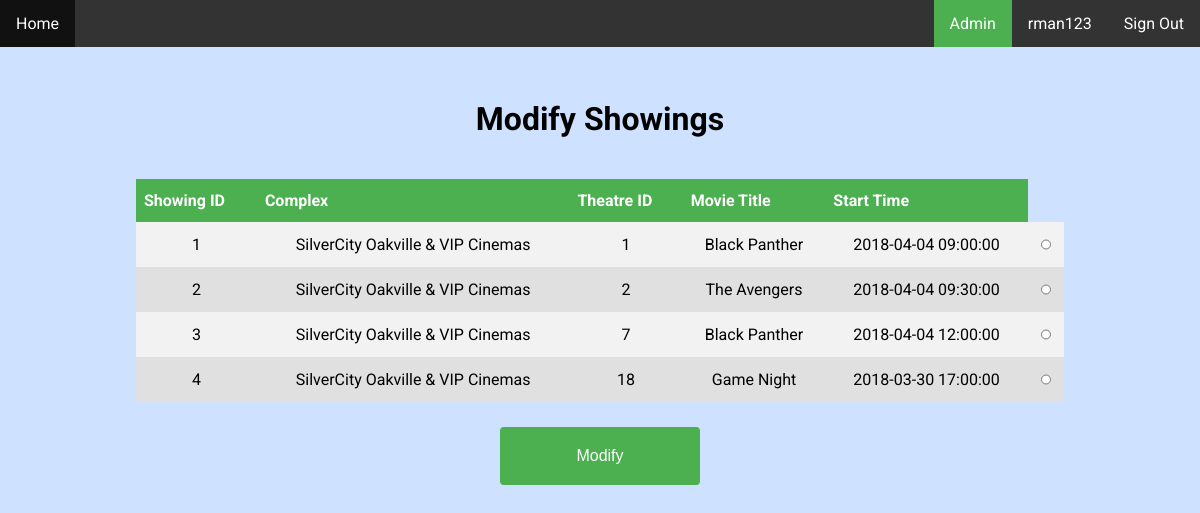
The page /admin/admin-display-showings.php (signed in) on the database its author committed.
### tables this page shows
CREATE TABLE `users` (
  `accountID` int(11) NOT NULL,
  `username` varchar(20) NOT NULL,
  `password` varchar(20) NOT NULL,
  `firstName` varchar(20) NOT NULL,
  `lastName` varchar(20) NOT NULL,
  `streetNum` int(11) DEFAULT NULL,
  `streetName` varchar(50) DEFAULT NULL,
  `city` varchar(50) NOT NULL,
  `province` varchar(50) NOT NULL,
  `postalCode` char(7) NOT NULL,
  `email` varchar(50) NOT NULL,
  `creditNum` varchar(16) DEFAULT NULL,
  `creditExp` varchar(4) DEFAULT NULL,
  `adminFlag` char(1) DEFAULT NULL
);

CREATE TABLE `showing` (
  `showingID` int(11) NOT NULL,
  `theatreID` int(11) NOT NULL,
  `startTime` datetime NOT NULL,
  `avalSeats` int(11) DEFAULT NULL,
  `movieID` int(11) NOT NULL
);

CREATE TABLE `complex` (
  `complexID` int(11) NOT NULL,
  `numTheatres` int(11) DEFAULT NULL,
  `complexName` varchar(50) DEFAULT NULL,
  `streetNum` int(11) DEFAULT NULL,
  `streetName` varchar(50) DEFAULT NULL,
  `city` varchar(50) NOT NULL,
  `province` varchar(50) NOT NULL,
  `postalCode` char(7) NOT NULL
);

CREATE TABLE `movie` (
  `movieID` int(11) NOT NULL,
  `movieTitle` varchar(50) NOT NULL,
  `runningTime` int(11) DEFAULT NULL,
  `rating` varchar(2) DEFAULT NULL,
  `plot` varchar(600) DEFAULT NULL,
  `actors` varchar(50) DEFAULT NULL,
  `director` varchar(50) DEFAULT NULL,
  `productionCompany` varchar(50) DEFAULT NULL,
  `supplierID` int(11) NOT NULL,
  `startDate` date DEFAULT NULL,
  `endDate` date DEFAULT NULL
);

### session.php (called while the page is built, shortened)
<?php
   include('config.php');
   if(!isset($_SESSION['login_user'])){
   }
   else{
		$user_check = $_SESSION['login_user'];
		$ses_sql = mysqli_query($db,"select * from users where username = '$user_check' ");
		$row = mysqli_fetch_array($ses_sql,MYSQLI_ASSOC);
        $login_session = $row['username'];
   }
?>

### admin/admin-display-showings.php (the view, shortened to what this page needs)
<?php
    include('../session.php');
?>
<html>
	<head>
		<link rel='stylesheet' type='text/css' href='../assets/css/main.css' />
	</head>
	<body>
		<div class="navBar">
		<ul>
			<li><a href="../index.php">Home</a></li>
            <?php
				if(!isset($_SESSION['login_user'])){
					header("location: ../index.php");
					}
					else{
					$adminFlagQuery = "SELECT adminFlag FROM users WHERE username = '$login_session'";
					$adminFlagResult = mysqli_query($db,$adminFlagQuery);
					$row = mysqli_fetch_assoc($adminFlagResult);
					echo "<li style='float:right'><a href = '../logout.php'>Sign Out</a></li>";
					echo "<li style='float:right'><a href = '../account.php'>$login_session</a></li>";
					if($row['adminFlag'] == 1){
					echo "<li style='float:right'><a class='active' href = '../admin.php'>Admin</a></li>";
                    }
                    else{
                        header("location: ../index.php");
                    }
                    }
                $showingQuery = "SELECT showing.showingID, complex.complexName, showing.theatreID, movie.movieTitle, showing.startTime
                                 FROM `showing` INNER JOIN movie ON showing.movieID=movie.movieID INNER JOIN theatre ON showing.theatreID=theatre.theatreID
                                 INNER JOIN complex on complex.complexID=theatre.complexID ORDER BY showingID";
                $showingResult = mysqli_query($db,$showingQuery);
			?>
        </ul>
        </div>
			<h1 class="header" align="center" style="margin-top:100px;">Modify Showings</h1>
            <div style="padding:20px;height:1500px;">
            <form method="post" action="admin-modify-showing.php">
		        <table align="center" class="buyTicketsMovieList table">
                    <tr>
                        <th>Showing ID</th>
                        <th>Complex</th>
                        <th>Theatre ID</th>
                        <th>Movie Title</th>
                        <th>Start Time</th>
                    </tr>
                    <?php
                    while($userRow = mysqli_fetch_assoc($showingResult)){
                    echo "
                    <tr>
                        <td>$userRow[showingID]</td>
                        <td>$userRow[complexName]</d>
                        <td>$userRow[theatreID]</td>
                        <td>$userRow[movieTitle]</td>
                        <td>$userRow[startTime]</td>
                        <td><input type='radio' name='showingID' value='$userRow[showingID]' required/>
                    </tr>
                    ";
                    }
                    ?>
                </table>
				<div align="center" style="margin-top:20px;">
                    <button type="submit" name="modifyShowing" class="submitButton"><span>Modify</span></button>
				</div>
            </form>
            </div>
    </body>
</html>

### assets/css/main.css (style rules this page uses)
body { margin: 0; font-family: Roboto, Verdana, Geneva, Tahoma, sans-serif; background-color: #cee1ff; }
ul { list-style-type: none; margin: 0; padding: 0; overflow: hidden; background-color: #333; position: fixed; top: 0; width: 100%; }
li { float: left; }
li a { display: block; color: white; text-align: center; padding: 14px 16px; text-decoration: none; }
.active { background-color: #4CAF50; }
.buyTicketsMovieList { text-align: center; }
.header { color: #000; text-align: center; margin-top: 50px; }
.submitButton { display: inline-block; border-radius: 4px; background-color: #4CAF50; border: none; color: #FFFFFF; text-align: center; font-size: 16px; padding: 20px; width: 200px; transition: all 0.5s; cursor: pointer; margin: 5px; }
.submitButton span { cursor: pointer; display: inline-block; position: relative; transition: 0.5s; }
.submitButton span:after { content: '\00bb'; position: absolute; opacity: 0; top: 0; right: -20px; transition: 0.5s; }
.table { border-collapse: collapse; width: 80%; }
.table td, .table th { border: 1px ; padding: 8px; }
.table th { text-align: center; }
.table tr:nth-child(even) { background-color: #f2f2f2; }
.table tr:nth-child(odd) { background-color: #e0e0e0; }
.table th { padding-top: 12px; padding-bottom: 12px; text-align: left; background-color: #4CAF50; color: white; }
input, select { width: 50%; padding: 8px 15px; margin: 8px 0; display: inline-block; border: 1px solid #ccc; border-radius: 4px; }

### rows shown on the page
users: username "rman123"
showing: showingID "1", complex.complexName "SilverCity Oakville & VIP Cinemas", theatreID "1", movieID.movieTitle "Black Panther", startTime "2018-04-04 09:00:00"
showing: showingID "2", complex.complexName "SilverCity Oakville & VIP Cinemas", theatreID "2", movieID.movieTitle "The Avengers", startTime "2018-04-04 09:30:00"
showing: showingID "3", complex.complexName "SilverCity Oakville & VIP Cinemas", theatreID "7", movieID.movieTitle "Black Panther", startTime "2018-04-04 12:00:00"
showing: showingID "4", complex.complexName "SilverCity Oakville & VIP Cinemas", theatreID "18", movieID.movieTitle "Game Night", startTime "2018-03-30 17:00:00"
